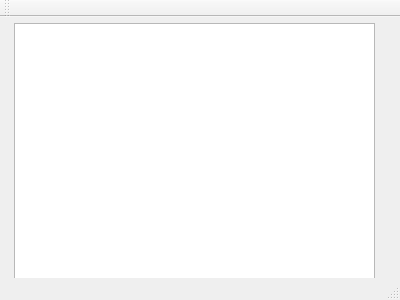
<?xml version="1.0" encoding="UTF-8"?>
<ui version="4.0">
 <class>Maintest</class>
 <widget class="QMainWindow" name="Maintest">
  <property name="geometry">
   <rect>
    <x>0</x>
    <y>0</y>
    <width>400</width>
    <height>300</height>
   </rect>
  </property>
  <property name="windowTitle">
   <string>Maintest</string>
  </property>
  <widget class="QWidget" name="centralWidget">
   <widget class="QGraphicsView" name="graphicsView">
    <property name="geometry">
     <rect>
      <x>14</x>
      <y>6</y>
      <width>361</width>
      <height>261</height>
     </rect>
    </property>
   </widget>
  </widget>
  <widget class="QMenuBar" name="menuBar">
   <property name="geometry">
    <rect>
     <x>0</x>
     <y>0</y>
     <width>400</width>
     <height>29</height>
    </rect>
   </property>
  </widget>
  <widget class="QToolBar" name="mainToolBar">
   <attribute name="toolBarArea">
    <enum>TopToolBarArea</enum>
   </attribute>
   <attribute name="toolBarBreak">
    <bool>false</bool>
   </attribute>
  </widget>
  <widget class="QStatusBar" name="statusBar"/>
 </widget>
 <layoutdefault spacing="6" margin="11"/>
 <resources/>
 <connections/>
</ui>
